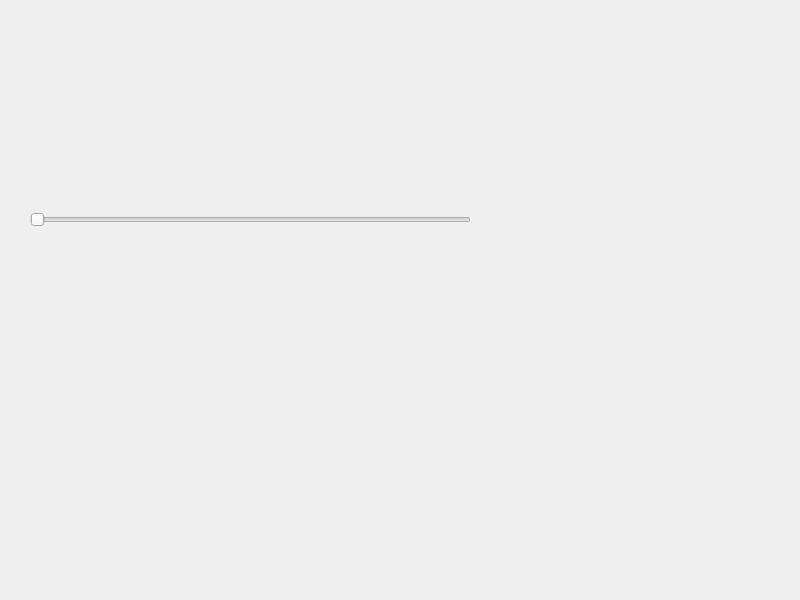
<?xml version="1.0" encoding="UTF-8"?>
<ui version="4.0">
 <class>frmProgressTip</class>
 <widget class="QWidget" name="frmProgressTip">
  <property name="geometry">
   <rect>
    <x>0</x>
    <y>0</y>
    <width>800</width>
    <height>600</height>
   </rect>
  </property>
  <property name="windowTitle">
   <string>Form</string>
  </property>
  <widget class="ProgressTip" name="progressTip1" native="true">
   <property name="geometry">
    <rect>
     <x>9</x>
     <y>9</y>
     <width>482</width>
     <height>41</height>
    </rect>
   </property>
   <property name="sizePolicy">
    <sizepolicy hsizetype="Expanding" vsizetype="Expanding">
     <horstretch>0</horstretch>
     <verstretch>0</verstretch>
    </sizepolicy>
   </property>
  </widget>
  <widget class="QSlider" name="horizontalSlider">
   <property name="geometry">
    <rect>
     <x>30</x>
     <y>210</y>
     <width>441</width>
     <height>20</height>
    </rect>
   </property>
   <property name="maximum">
    <number>100</number>
   </property>
   <property name="orientation">
    <enum>Qt::Horizontal</enum>
   </property>
  </widget>
  <widget class="ProgressTip" name="progressTip2" native="true">
   <property name="geometry">
    <rect>
     <x>10</x>
     <y>60</y>
     <width>482</width>
     <height>41</height>
    </rect>
   </property>
   <property name="sizePolicy">
    <sizepolicy hsizetype="Expanding" vsizetype="Expanding">
     <horstretch>0</horstretch>
     <verstretch>0</verstretch>
    </sizepolicy>
   </property>
  </widget>
  <widget class="ProgressTip" name="progressTip3" native="true">
   <property name="geometry">
    <rect>
     <x>10</x>
     <y>110</y>
     <width>482</width>
     <height>41</height>
    </rect>
   </property>
   <property name="sizePolicy">
    <sizepolicy hsizetype="Expanding" vsizetype="Expanding">
     <horstretch>0</horstretch>
     <verstretch>0</verstretch>
    </sizepolicy>
   </property>
  </widget>
  <widget class="ProgressTip" name="progressTip4" native="true">
   <property name="geometry">
    <rect>
     <x>10</x>
     <y>160</y>
     <width>482</width>
     <height>41</height>
    </rect>
   </property>
   <property name="sizePolicy">
    <sizepolicy hsizetype="Expanding" vsizetype="Expanding">
     <horstretch>0</horstretch>
     <verstretch>0</verstretch>
    </sizepolicy>
   </property>
  </widget>
 </widget>
 <customwidgets>
  <customwidget>
   <class>ProgressTip</class>
   <extends>QWidget</extends>
   <header>progresstip.h</header>
   <container>1</container>
  </customwidget>
 </customwidgets>
 <resources/>
 <connections/>
</ui>
